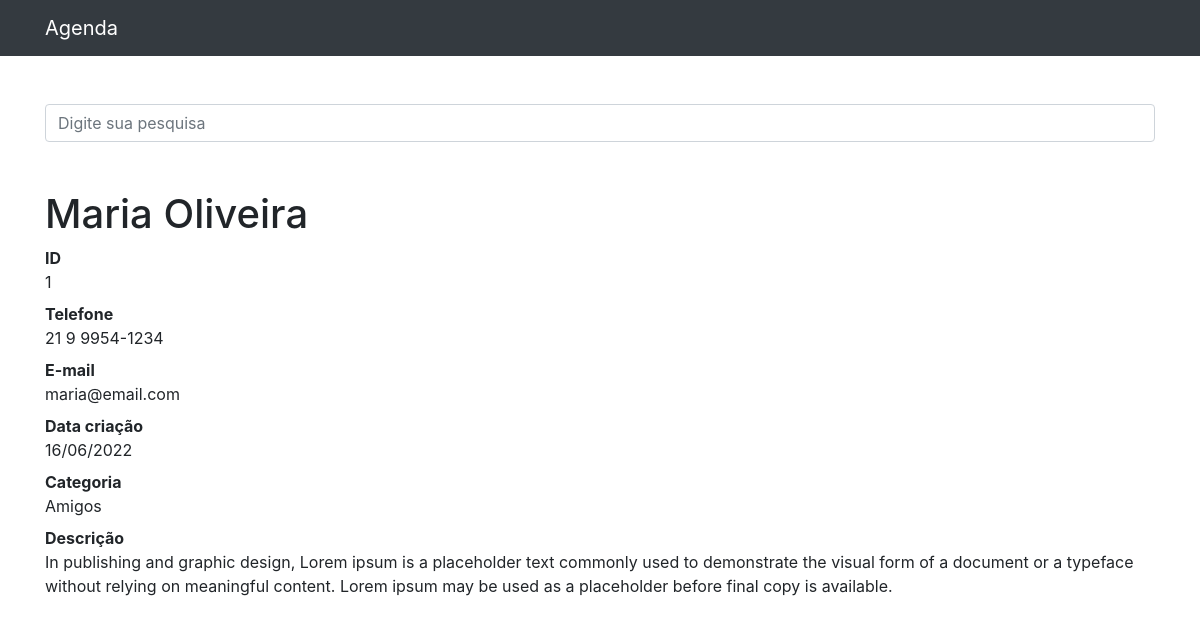
The page /1 on the database its author committed.
### contatos/models.py (models this page shows, shortened)
class Contato(models.Model):
    nome = models.CharField(max_length=225)
    sobrenome = models.CharField(max_length=225, blank=True)
    telefone = models.CharField(max_length=225)
    email = models.CharField(max_length=225, blank=True)
    data_criacao = models.DateTimeField(default=timezone.now)
    descricao = models.TextField(blank=True)
    categoria = models.ForeignKey(Categoria, on_delete=models.DO_NOTHING)
    mostrar = models.BooleanField(default=True)
    foto = models.ImageField(blank=True, upload_to='fotos/%Y/%m/')

class Categoria(models.Model):
    nome = models.CharField(max_length=225)
    def __str__(self):
        return self.nome

### contatos/views.py (the view)
# urls.py: path('<int:contato_id>', views.ver_contato, name='ver_contato'),
def ver_contato(request, contato_id):
    contato = get_object_or_404(Contato, id=contato_id)
    if not contato.mostrar:
        raise Http404()
    return render(request, 'contatos/ver_contato.html', {
        'contato': contato
    })

### contatos/templates/contatos/ver_contato.html
{% extends 'base.html' %}
{%block conteudo%}
        <h1 class="mt-5">{{ contato.nome }}  {{ contato.sobrenome }}</h1>
        <dl>
          <dt>ID</dt>
          <dd>{{ contato.id }}</dd>
          <dt>Telefone</dt>
          <dd>{{ contato.telefone }}</dd>
          <dt>E-mail</dt>
          <dd>{{ contato.email }}</dd>
          <dt>Data criação</dt>
          <dd>{{ contato.data_criacao|date:'d/m/Y'  }}</dd>
          <dt>Categoria</dt>
          <dd>{{ contato.categoria }}</dd>
          <dt>Descrição</dt>
          <dd> {{ contato.descricao }} </dd>
        </dl>
{%endblock%}

### rows shown on the page
Contato: nome "Maria", sobrenome "Oliveira", id "1", telefone "21 9 9954-1234", email "maria@email.com", data_criacao "16/06/2022", categoria "Amigos", descricao "In publishing and graphic design, Lorem ipsum is a placeholder text commonly used to demonstrate the visual form of a document or a typeface without relying on meaningful content. Lorem ipsum may be used as a placeholder before final copy is available."
